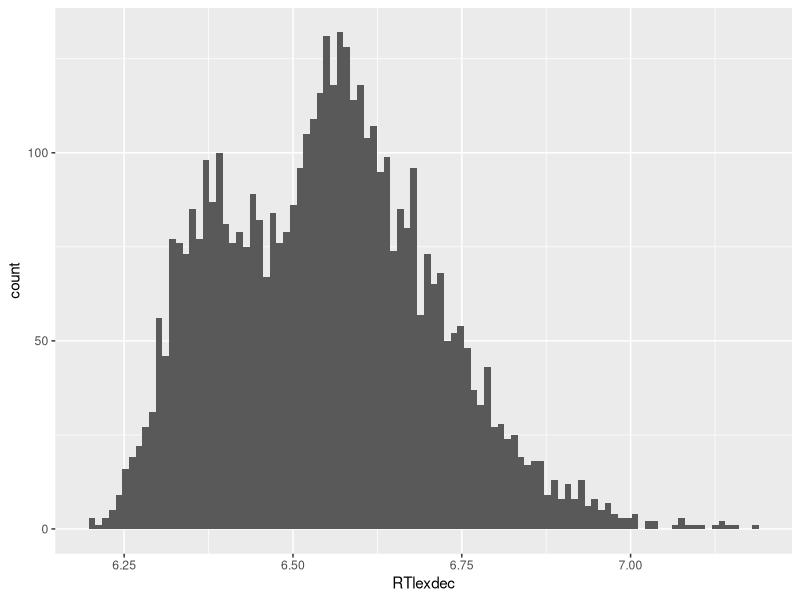
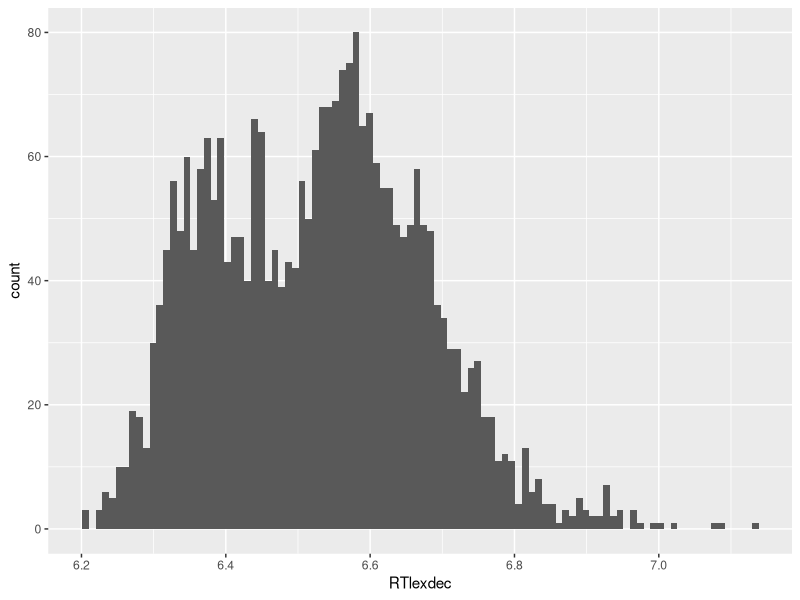
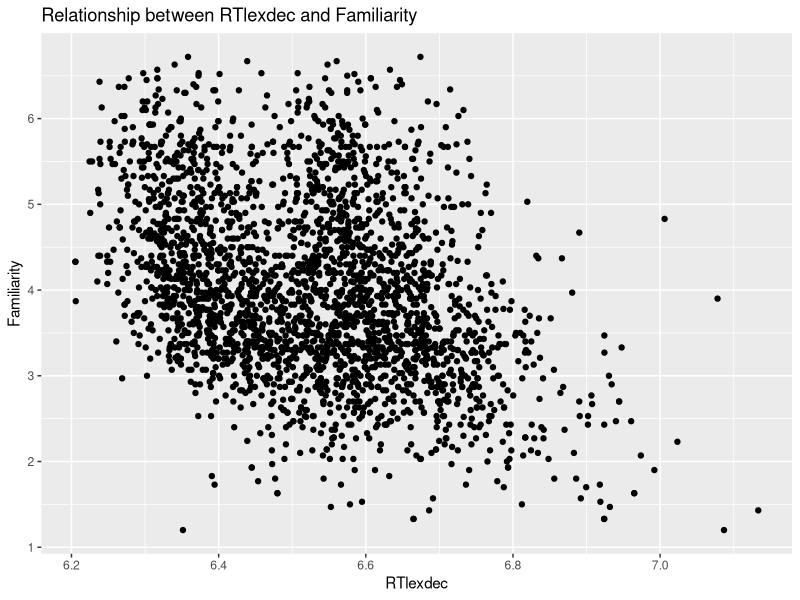
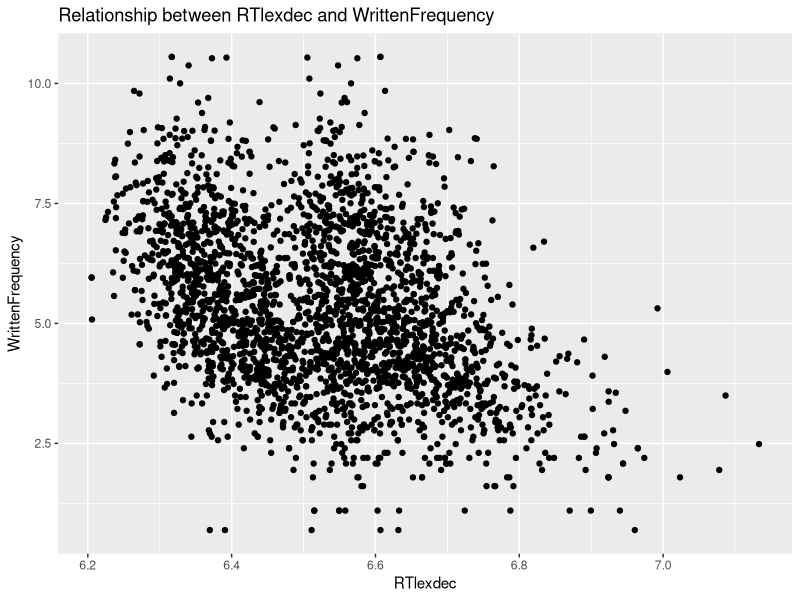
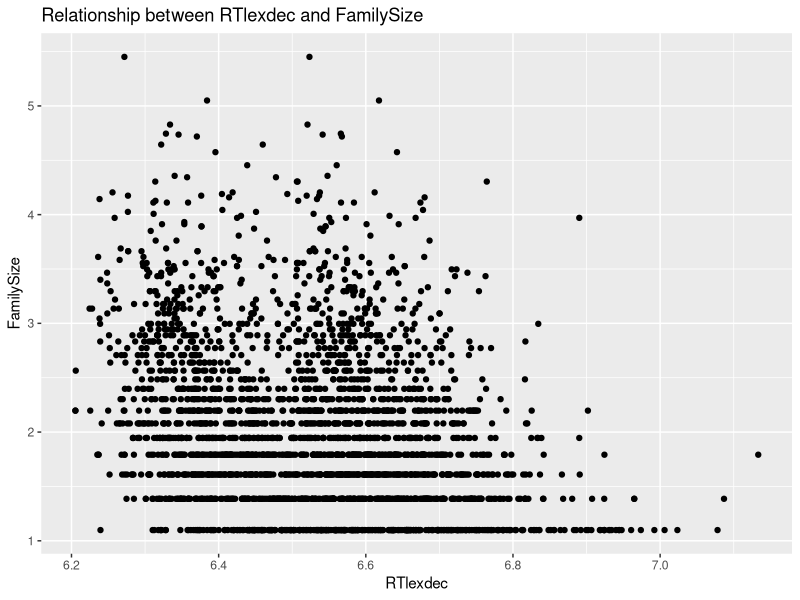
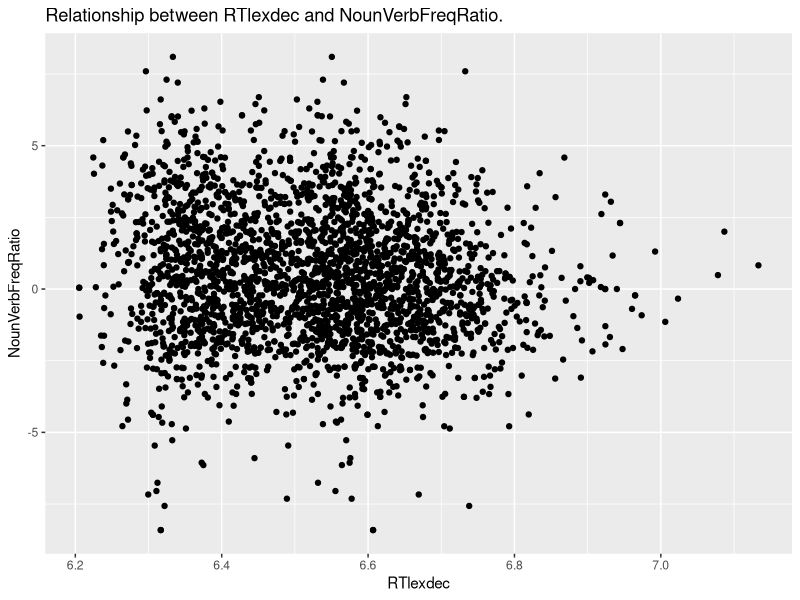
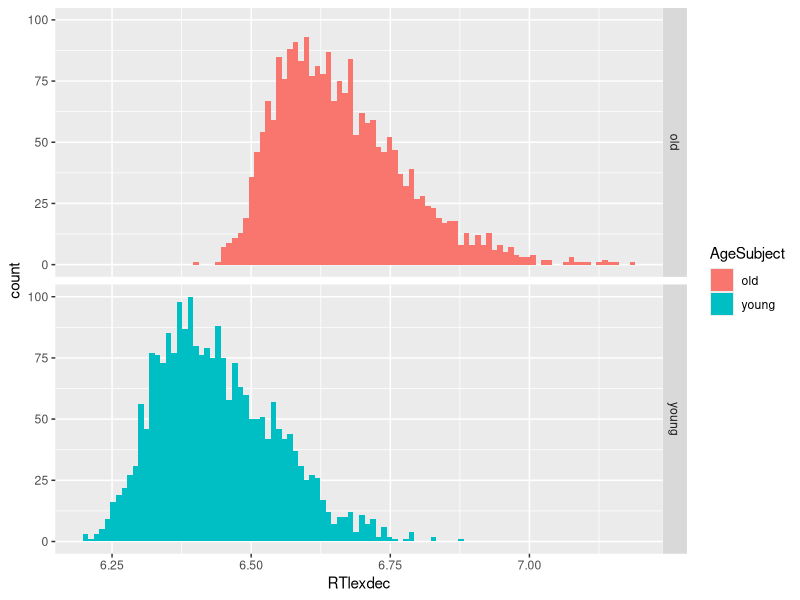

These figures' R source, in order:
## ---- chunk 1
knitr::opts_chunk$set(echo = TRUE)
## ---- chunk 2
# import library
library(tidyverse)
## ---- chunk 3
rt.df <- read_csv(file.path("data", "rts.csv"))
## ---- chunk 4
rt.df %>% 
  ggplot(aes(x = RTlexdec)) +
  geom_histogram(bins = 100)
## ---- chunk 5
rt.mean <- mean(rt.df$RTlexdec)
rt.sd <- sd(rt.df$RTlexdec)
## ---- chunk 6
rt.filtered <- rt.df %>% 
  filter(NounFrequency > 0, VerbFrequency > 0)

rt.filtered %>%
  summarize(rt.mean = mean(RTlexdec), rt.sd = sd(RTlexdec))

rt.filtered %>% 
  ggplot(aes(x = RTlexdec)) +
  geom_histogram(bins = 100)

# comparing familiarity of words that are both Noun and Verb with
# words that are either noun or verb

rt.df %>% 
  mutate(nv.category = if_else(NounFrequency > 0 & VerbFrequency > 0,
                               "n.and.v",
                               "n.or.v")) %>% 
  group_by(nv.category) %>% 
  summarize(mean.fam = mean(Familiarity))
## ---- chunk 7
rt.df %>% 
  group_by(WordCategory) %>% 
  summarize(rt.mean = mean(RTlexdec))

rt.df <- rt.df %>% 
  mutate(NounVerbFreqRatio = log(NounFrequency/VerbFrequency))

rt.df$NounVerbFreqRatio %>% 
  head(10)
## ---- chunk 8
rt.filtered <- rt.df %>% 
  filter(NounFrequency > 0, VerbFrequency > 0)

rt.filtered %>% 
  ggplot(aes(x = RTlexdec, y = Familiarity)) +
  geom_point() +
  ggtitle("Relationship between RTlexdec and Familiarity")

rt.filtered %>% 
  ggplot(aes(x = RTlexdec, y = WrittenFrequency)) +
  geom_point() +
  ggtitle("Relationship between RTlexdec and WrittenFrequency")

rt.filtered %>% 
  ggplot(aes(x = RTlexdec, y = FamilySize)) +
  geom_point() +
  ggtitle("Relationship between RTlexdec and FamilySize")

rt.filtered %>% 
  ggplot(aes(x = RTlexdec, y = NounVerbFreqRatio)) +
  geom_point() +
  ggtitle("Relationship between RTlexdec and NounVerbFreqRatio.")

rt.filtered %>% 
  summarize(rt.famil.cor = cor(RTlexdec, Familiarity),
            rt.wf.cor = cor(RTlexdec, WrittenFrequency),
            rt.famsize.cor = cor(RTlexdec, FamilySize),
            rt.nvfreq.cor = cor(RTlexdec, NounVerbFreqRatio))
## ---- chunk 9
rt.df %>% 
  ggplot(aes(x = RTlexdec, fill = AgeSubject)) +
  geom_histogram(bins = 100) +
  facet_grid(AgeSubject~.)
## ---- chunk 10
rtz.df <- rt.df %>% 
  group_by(AgeSubject) %>% 
  mutate(rt.age.z = (RTlexdec-mean(RTlexdec))/sd(RTlexdec)) %>% 
  select(Word, AgeSubject, rt.age.z) %>% 
  distinct(Word, AgeSubject, .keep_all = TRUE) # Some words are both N and V creating duplicates

rtz.df %>% 
  filter(Word %in% c("sluice", "swerve"))
## ---- chunk 11
rtz.pivot <- rtz.df %>% 
  pivot_wider(id_cols = Word, names_from = AgeSubject, values_from = rt.age.z) %>% 
  mutate(z.diff = old - young)

# young is biggest relative to old
rtz.pivot %>% 
  arrange(desc(z.diff)) %>% 
  head(3)

# old is biggest relative to young
rtz.pivot %>% 
  arrange(z.diff) %>% 
  head(3)
